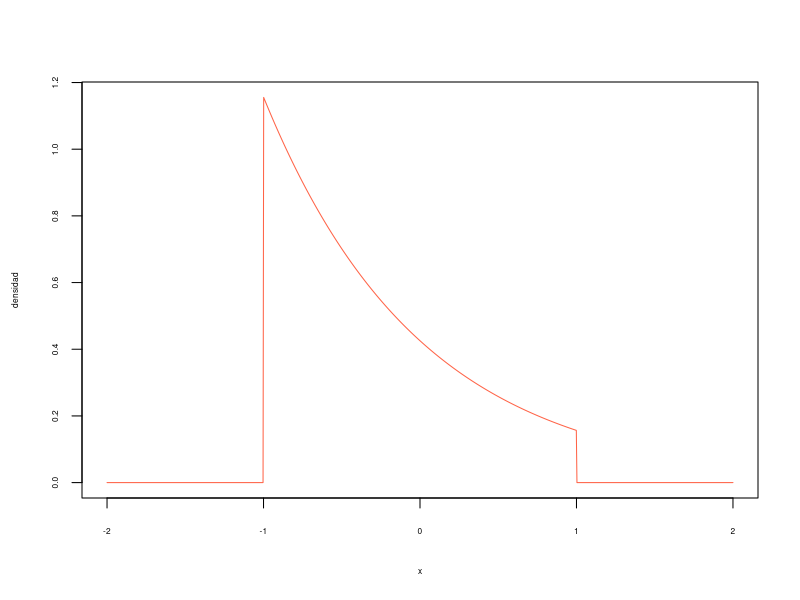

This figure's R source:
## ---- chunk 1
pr=1
## ---- chunk 2
alpha=1/(exp(2)-1)
## ---- chunk 3
f=function(x,alpha) {ifelse(abs(x)<1,alpha*exp(1-x),0)} 
  curve(f(x,alpha),xlim=c(-2,2),col="tomato",ylab="densidad",n=1000,cex=0.5,cex.lab=0.5,cex.axis=0.5)
